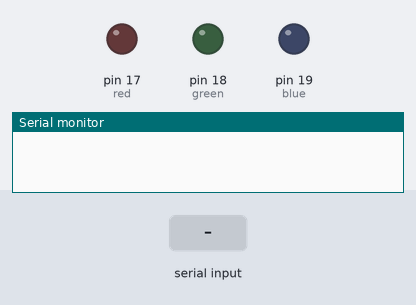
The sketch below on a simulated Arduino Uno, built with avr-gcc and run on an emulated ATmega328P. On the bench: output pins drawn as LEDs (lit = HIGH), the last lines printed to the serial monitor. Inputs (shaded band) come from the test bench.

Above: at 1.2 s.
1.3 s: "1" received over Serial
At 1.8 s:
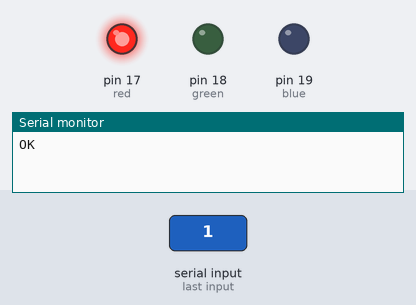
2.8 s: "3" received over Serial
At 4.0 s:
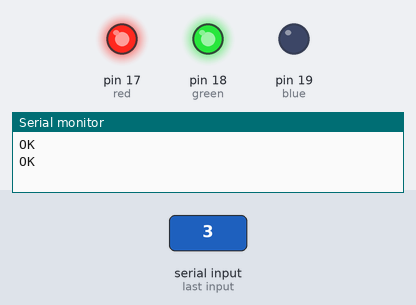
4.3 s: "2" received over Serial
At 5.3 s:
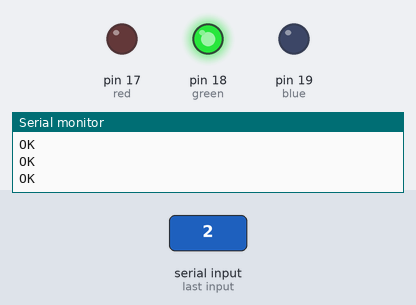
5.8 s: "5" received over Serial
At 6.4 s:
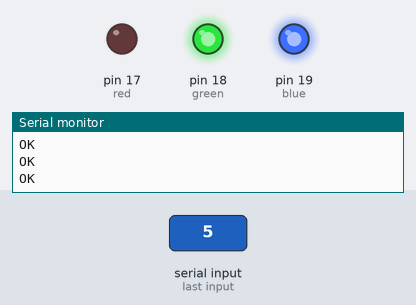
7.3 s: "4" received over Serial
At 7.6 s:
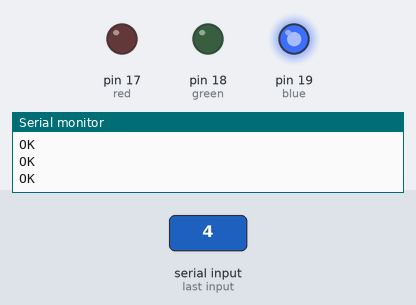
8.8 s: "6" received over Serial
At 9.9 s:
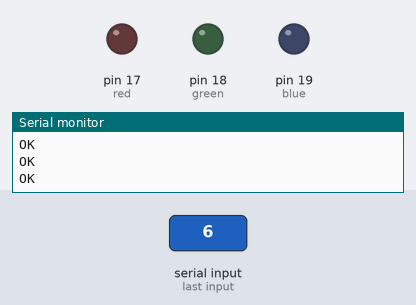
Timing chart, 0 to 11.3 s (numbered marks = the images above; inputs shaded):
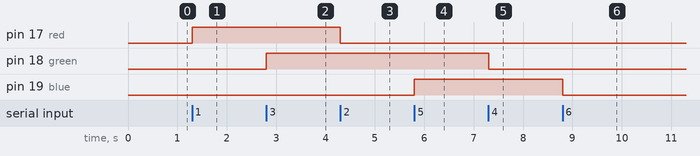

The sketch:

Serial.ino
```cpp
char received;
int red=17;
int green=18;
int blue=19;

void setup() {
  // put your setup code here, to run once:
  Serial.begin(9600);
  pinMode(red, OUTPUT);
  pinMode(green, OUTPUT);
  pinMode(blue, OUTPUT);
}

void loop() {
  // put your main code here, to run repeatedly:
  if (Serial.available()){
    received = Serial.read();
    if (received == '1') {
      digitalWrite(red,HIGH);
    }else if (received == '2') {
      digitalWrite(red,LOW);
    }else if (received == '3') {
      digitalWrite(green,HIGH);
    }else if (received == '4') {
      digitalWrite(green,LOW);
    }else if (received == '5') {
      digitalWrite(blue,HIGH);
    }else if (received == '6') {
      digitalWrite(blue,LOW);
    }
    Serial.println("OK");
  }
}
```

Measured:
- after the input at 1.3 s, pin 17 (red): LOW → HIGH at once
- after the input at 2.8 s, pin 18 (green): LOW → HIGH at once
- after the input at 4.3 s, pin 17 (red): HIGH → LOW at once
- after the input at 5.8 s, pin 19 (blue): LOW → HIGH at once
- after the input at 7.3 s, pin 18 (green): HIGH → LOW at once
- after the input at 8.8 s, pin 19 (blue): HIGH → LOW at once
